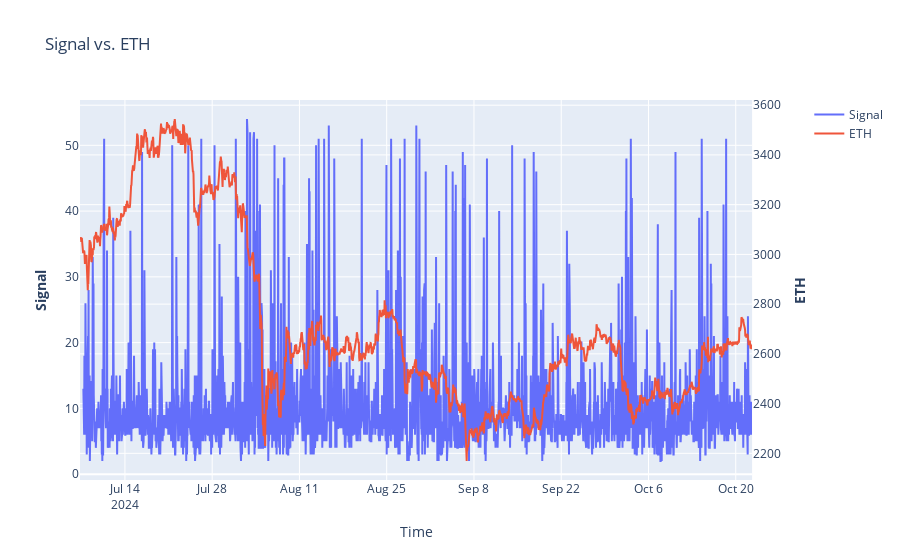

The code cell stored with this chart in its notebook:
### Code cell
hourly_figs = plot_service.get(market_prefix, asset_type, signal_prefix, interval=Interval.HOUR)
hourly_figs[1].show()

### Figure 1 — Plotly figure (JSON) as saved in the notebook; plotly's stock layout.template omitted (floating-point values rounded to 4 significant figures; data arrays with more than 128 entries replaced by an {"elided": "..."} marker saying what was removed)
{"data": [{"name": "Signal", "type": "scatter", "x": {"elided": "2589 str values"}, "xaxis": "x", "y": {"elided": "2589 int values"}, "yaxis": "y"}, {"name": "ETH", "type": "scatter", "x": {"elided": "2589 str values"}, "xaxis": "x", "y": {"elided": "2589 float values"}, "yaxis": "y2"}], "layout": {"title": {"text": "Signal vs. ETH"}, "xaxis": {"anchor": "y", "domain": [0, 0.94], "title": {"text": "Time"}}, "yaxis": {"anchor": "x", "domain": [0, 1], "title": {"text": "<b>Signal</b>"}}, "yaxis2": {"anchor": "x", "overlaying": "y", "side": "right", "title": {"text": "<b>ETH</b>"}}}}
